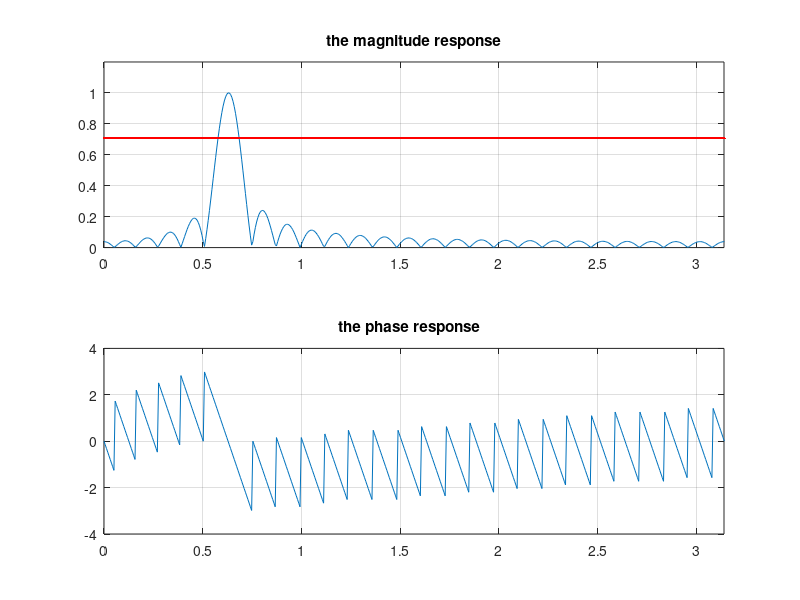

The MATLAB source for this figure: (Note: this script raises an error after producing the figure.)
clear;clc;


L=51;
beta=1/26;
n=0:L-1;
w=0.2*pi;
omega=0:pi/500:pi;
h=beta*cos(w.*n);
H=freqz(h,1,omega);

w=find(abs(H)>0.707);

subplot(2,1,1);plot(omega,abs(H));title('the magnitude response');axis([0,3.14,0,1.2]);grid on;
hold on; plot(omega,0.707,'r');hold off;
subplot(2,1,2);plot(omega,angle(H));title('the phase response  ');axis([0,3.14,-4,4]);grid on;

fs=8000;
xx=dtmfdial(['A' 'B' 'C' 'D' '*' '#' '0' '1' '2' '3' '4' '5' '6' '7' '8' '9'],fs);
%soundsc(xx,fs);

  dtmf.keys = ...
   ['1','2','3','A';
    '4','5','6','B';
    '7','8','9','C';
    '*','0','#','D'];
a=[2,3];
keys=[];
keys=[keys dtmf.keys(a(1),a(2))];



